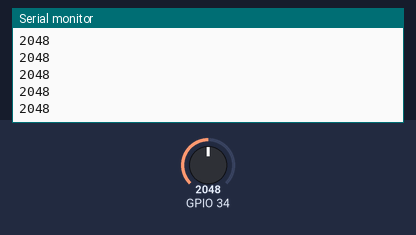
This sketch was run on a simulated ESP32. Parts: the last lines printed to the serial monitor. The test bench sets the inputs (shaded band); at power-on: GPIO 34 = 2048.

Above: at 1.2 s.
1.3 s: GPIO 34 set to 2866
At 1.32 s:
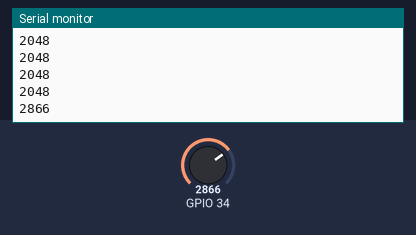
2.8 s: GPIO 34 set to 3603
At 2.82 s:
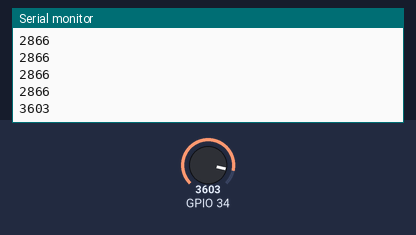
Timing chart, 0 to 5.8 s (numbered marks = the images above; inputs shaded):
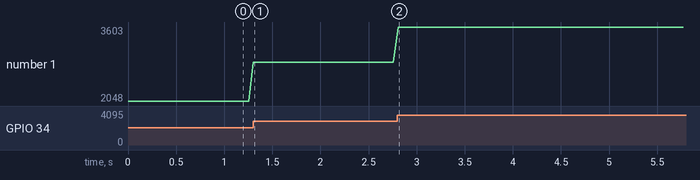

Measured:
- after the input at 1.3 s, the serial monitor: prints a new line at once (image 1)
- after the input at 2.8 s, the serial monitor: prints a new line at once (image 2)
- plotted number 1: 2048 → 2866 after the input at 1.3 s, 2866 → 3603 after the input at 2.8 s

The sketch:

practica2.ino
```cpp
void setup() {
  // put your setup code here, to run once:
  Serial.begin(115200);
}

void loop() {
  // put your main code here, to run repeatedly:
  int a = analogRead(34);

  Serial.println(a);

  delay(50);
}
```
